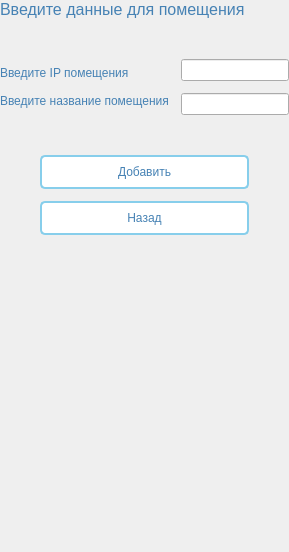
      <widget class="QWidget" name="addRoomPage">
       <layout class="QVBoxLayout" name="verticalLayout_19">
        <property name="spacing">
         <number>0</number>
        </property>
        <property name="leftMargin">
         <number>0</number>
        </property>
        <property name="topMargin">
         <number>0</number>
        </property>
        <property name="rightMargin">
         <number>0</number>
        </property>
        <property name="bottomMargin">
         <number>0</number>
        </property>
        <item>
         <widget class="QLabel" name="label_17">
          <property name="font">
           <font>
            <pointsize>12</pointsize>
            <weight>50</weight>
            <bold>false</bold>
           </font>
          </property>
          <property name="styleSheet">
           <string notr="true">QLabel {
    color: #4682B4;  /* Точный цвет текста как у кнопок */
  
    font-weight: normal;
}</string>
          </property>
          <property name="text">
           <string>Введите данные для помещения</string>
          </property>
         </widget>
        </item>
        <item>
         <spacer name="verticalSpacer_12">
          <property name="orientation">
           <enum>Qt::Vertical</enum>
          </property>
          <property name="sizeType">
           <enum>QSizePolicy::Minimum</enum>
          </property>
          <property name="sizeHint" stdset="0">
           <size>
            <width>20</width>
            <height>40</height>
           </size>
          </property>
         </spacer>
        </item>
        <item>
         <layout class="QHBoxLayout" name="horizontalLayout_15">
          <item>
           <layout class="QVBoxLayout" name="verticalLayout_18">
            <property name="rightMargin">
             <number>12</number>
            </property>
            <item>
             <widget class="QLabel" name="label">
              <property name="styleSheet">
               <string notr="true">QLabel {
    color: #4682B4;

    font-weight: normal;
}</string>
              </property>
              <property name="text">
               <string>Введите IP помещения</string>
              </property>
             </widget>
            </item>
            <item>
             <widget class="QLabel" name="label_2">
              <property name="styleSheet">
               <string notr="true">QLabel {
    color: #4682B4;

    font-weight: normal;
}</string>
              </property>
              <property name="text">
               <string>Введите название помещения</string>
              </property>
             </widget>
            </item>
           </layout>
          </item>
          <item>
           <layout class="QVBoxLayout" name="verticalLayout_17">
            <property name="spacing">
             <number>12</number>
            </property>
            <item>
             <widget class="QLineEdit" name="IPaddressLine"/>
            </item>
            <item>
             <widget class="QLineEdit" name="roomNameLine"/>
            </item>
           </layout>
          </item>
         </layout>
        </item>
        <item>
         <spacer name="verticalSpacer_13">
          <property name="orientation">
           <enum>Qt::Vertical</enum>
          </property>
          <property name="sizeType">
           <enum>QSizePolicy::Minimum</enum>
          </property>
          <property name="sizeHint" stdset="0">
           <size>
            <width>20</width>
            <height>40</height>
           </size>
          </property>
         </spacer>
        </item>
        <item>
         <layout class="QHBoxLayout" name="horizontalLayout_14">
          <item>
           <spacer name="horizontalSpacer_4">
            <property name="orientation">
             <enum>Qt::Horizontal</enum>
            </property>
            <property name="sizeType">
             <enum>QSizePolicy::Preferred</enum>
            </property>
            <property name="sizeHint" stdset="0">
             <size>
              <width>40</width>
              <height>20</height>
             </size>
            </property>
           </spacer>
          </item>
          <item>
           <layout class="QVBoxLayout" name="verticalLayout_8">
            <property name="spacing">
             <number>12</number>
            </property>
            <item>
             <widget class="QPushButton" name="addRoomViewButton">
              <property name="styleSheet">
               <string notr="true">QPushButton {
    background-color: white;
    border: 2px solid #87CEEB;
    border-radius: 5px;
    padding: 8px;
    color: #4682B4;
}

QPushButton:hover {
    background-color: #F0F8FF;
}

QPushButton:pressed {
    background-color: #E6F3FF;
}</string>
              </property>
              <property name="text">
               <string>Добавить</string>
              </property>
             </widget>
            </item>
            <item>
             <widget class="QPushButton" name="undoRoomButton">
              <property name="styleSheet">
               <string notr="true">QPushButton {
    background-color: white;
    border: 2px solid #87CEEB;
    border-radius: 5px;
    padding: 8px;
    color: #4682B4;
}

QPushButton:hover {
    background-color: #F0F8FF;
}

QPushButton:pressed {
    background-color: #E6F3FF;
}</string>
              </property>
              <property name="text">
               <string>Назад</string>
              </property>
             </widget>
            </item>
           </layout>
          </item>
          <item>
           <spacer name="horizontalSpacer_5">
            <property name="orientation">
             <enum>Qt::Horizontal</enum>
            </property>
            <property name="sizeType">
             <enum>QSizePolicy::Preferred</enum>
            </property>
            <property name="sizeHint" stdset="0">
             <size>
              <width>40</width>
              <height>20</height>
             </size>
            </property>
           </spacer>
          </item>
         </layout>
        </item>
        <item>
         <spacer name="verticalSpacer_14">
          <property name="orientation">
           <enum>Qt::Vertical</enum>
          </property>
          <property name="sizeHint" stdset="0">
           <size>
            <width>20</width>
            <height>317</height>
           </size>
          </property>
         </spacer>
        </item>
       </layout>
      </widget>
